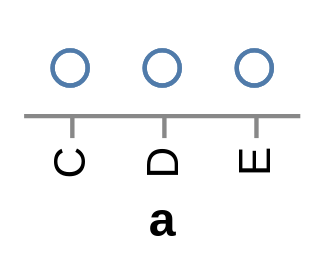

Specify this chart in Vega-Lite:
### Vega specification from a JSON file in a GitHub repository (floating-point values rounded to 4 significant figures)
{"$schema": "https://vega.github.io/schema/vega/v3.0.json", "autosize": "pad", "padding": 5, "encode": {"update": {"fill": {"value": "transparent"}}}, "data": [{"name": "source_0", "values": [{"a": "C", "b": 2}, {"a": "C", "b": 7}, {"a": "C", "b": 4}, {"a": "D", "b": 1}, {"a": "D", "b": 2}, {"a": "D", "b": 6}, {"a": "E", "b": 8}, {"a": "E", "b": 4}, {"a": "E", "b": 7}]}], "signals": [{"name": "width", "update": "bandspace(domain('x').length, 1, 0.5) * 21"}, {"name": "height", "update": "21"}], "marks": [{"name": "marks", "type": "symbol", "role": "point", "from": {"data": "source_0"}, "encode": {"update": {"x": {"scale": "x", "field": "a"}, "y": {"value": 10.5}, "stroke": {"value": "#4c78a8"}, "fill": {"value": "transparent"}, "opacity": {"value": 0.7}}}}], "scales": [{"name": "x", "type": "point", "domain": {"data": "source_0", "field": "a", "sort": true}, "range": {"step": 21}, "round": true, "padding": 0.5}], "axes": [{"scale": "x", "orient": "bottom", "tickCount": 5, "title": "a", "zindex": 1, "encode": {"labels": {"update": {"angle": {"value": 270}, "align": {"value": "right"}, "baseline": {"value": "middle"}}}}}]}
